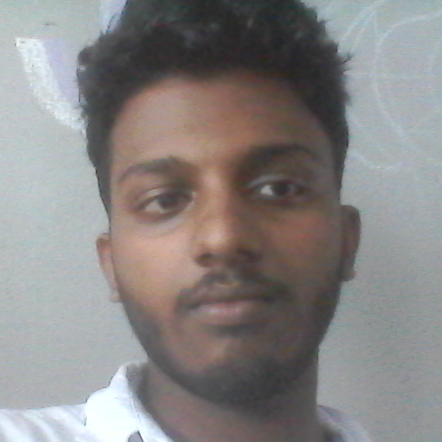
#> input picture images/abhi/8.png, 442 x 442 px, given in place of 8.jpg, which was not available
$ python face_from_image.py
#> lines starting #> are read from the running program, lines starting #| are printed output that depends on the picture; after the words box and inside, x2 and y2 are one past the last pixel; in counts of white or black regions, pixels touching at a corner belong together; pictures that were not available may be replaced by others from this repository, and a replacement may not be noted
import numpy as np
import cv2

face_cascade = cv2.CascadeClassifier('cascades/data/haarcascade_frontalface_alt2.xml')
i=8
img = cv2.imread('mohanlal/'+str(i)+'.jpg')
#> img is the input picture: shape (442, 442, 3); mean B, G, R 132.4, 133.3, 136.5
gray = cv2.cvtColor(img, cv2.COLOR_BGR2GRAY)
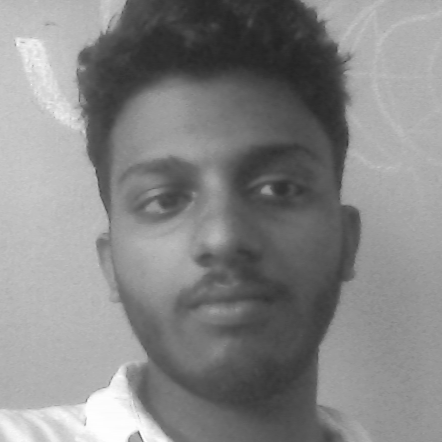
#> gray: shape (442, 442); min 36, max 254, mean 134.1
faces = face_cascade.detectMultiScale(gray, 1.3, 5)
#> faces = [[69, 74, 301, 301]]
for (x,y,w,h) in faces:
    cv2.rectangle(img,(x,y),(x+w,y+h),(255,0,0),2)
    roi_gray = gray[y:y+h, x:x+w]
    roi_color = img[y:y+h, x:x+w]
#> this loop made 1 pass
#> pass 1, `roi_gray = gray[y:y+h, x:x+w]`:
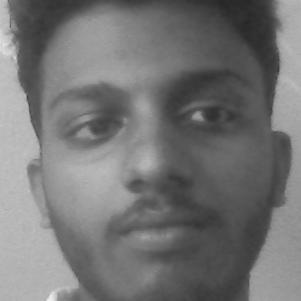
#> roi_gray: shape (301, 301); min 37, max 240, mean 116.5
#> pass 1, `roi_color = img[y:y+h, x:x+w]`:
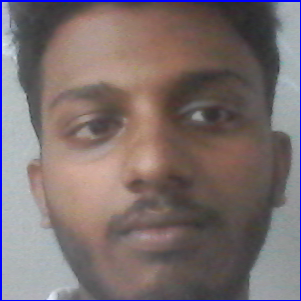
#> roi_color: shape (301, 301, 3); mean B, G, R 110.8, 110.7, 123.4
#> after the loop:
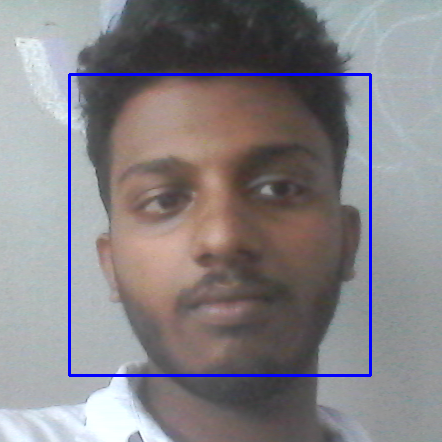
#> img: shape (442, 442, 3); 1.85% of pixels changed, all inside (x1, y1, x2, y2) = (68, 73, 372, 377)
img_item = 'mohan_det/'+str(i)+'.png'
cv2.imwrite(img_item, roi_color)
cv2.waitKey(0)
cv2.destroyAllWindows()

$ run again, with images/abhi/0.png copied over images/abhi/8.png
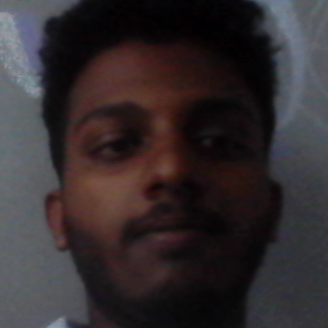
#> input picture images/abhi/0.png, 328 x 328 px, given in place of 8.jpg, which was not available
#> img is the input picture: shape (328, 328, 3); mean B, G, R 47, 44.7, 51.7
#> `gray = cv2.cvtColor(img, cv2.COLOR_BGR2GRAY)`:
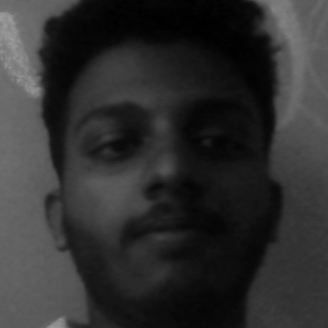
#> gray: shape (328, 328); min 0, max 157, mean 47.1
#> faces = [[45, 43, 243, 243]]
#> the loop `for (x,y,w,h) in faces:` made 1 pass
#> after the loop `for (x,y,w,h) in faces:`:
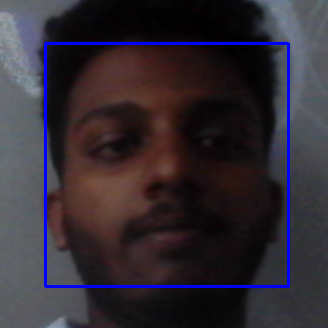
#> img: shape (328, 328, 3); 2.71% of pixels changed, all inside (x1, y1, x2, y2) = (44, 42, 290, 288)

$ run again, with images/abhi/10.png copied over images/abhi/8.png
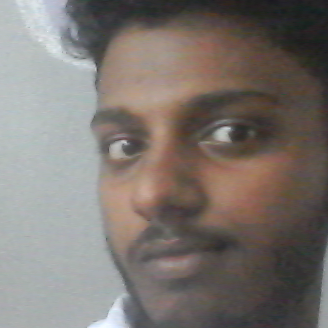
#> input picture images/abhi/10.png, 328 x 328 px, given in place of 8.jpg, which was not available
#> img is the input picture: shape (328, 328, 3); mean B, G, R 112.5, 117.5, 124.5
#> `gray = cv2.cvtColor(img, cv2.COLOR_BGR2GRAY)`:
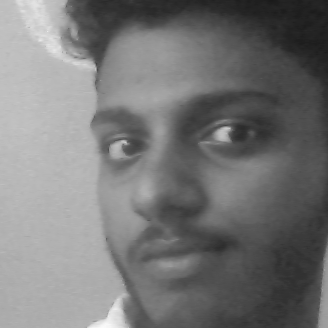
#> gray: shape (328, 328); min 26, max 250, mean 119
#> faces = [[38, 29, 276, 276]]
#> the loop `for (x,y,w,h) in faces:` made 1 pass
#> after the loop `for (x,y,w,h) in faces:`:
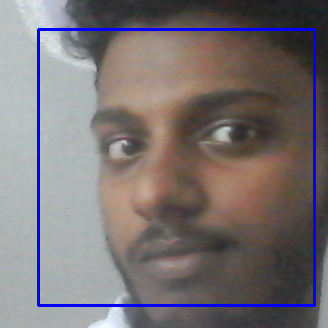
#> img: shape (328, 328, 3); 3.07% of pixels changed, all inside (x1, y1, x2, y2) = (37, 28, 316, 307)
